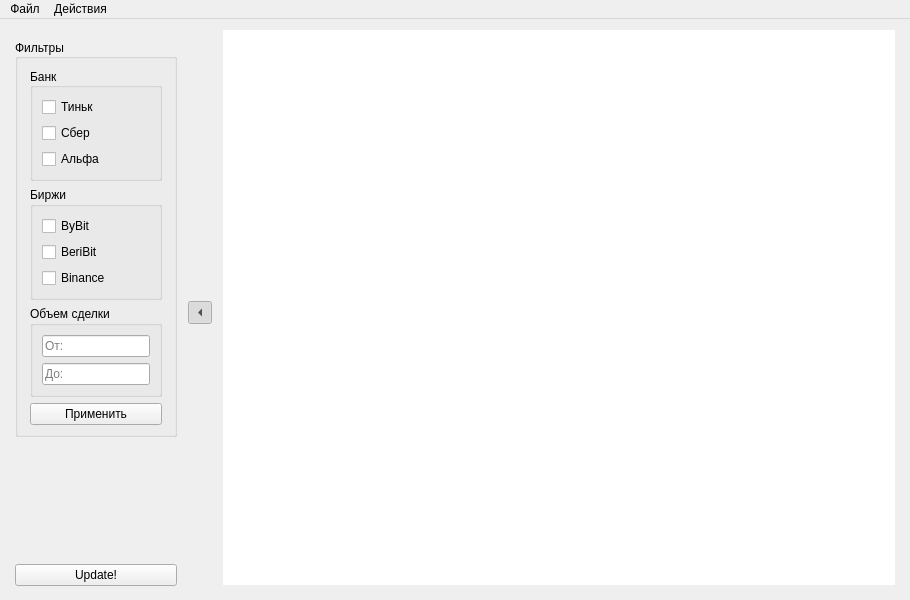
<?xml version="1.0" encoding="UTF-8"?>
<ui version="4.0">
 <class>MainWindow</class>
 <widget class="QMainWindow" name="MainWindow">
  <property name="enabled">
   <bool>true</bool>
  </property>
  <property name="geometry">
   <rect>
    <x>0</x>
    <y>0</y>
    <width>910</width>
    <height>600</height>
   </rect>
  </property>
  <property name="minimumSize">
   <size>
    <width>700</width>
    <height>500</height>
   </size>
  </property>
  <property name="windowTitle">
   <string>p2p-app</string>
  </property>
  <widget class="QWidget" name="centralwidget">
   <property name="enabled">
    <bool>true</bool>
   </property>
   <property name="sizePolicy">
    <sizepolicy hsizetype="Preferred" vsizetype="Preferred">
     <horstretch>0</horstretch>
     <verstretch>0</verstretch>
    </sizepolicy>
   </property>
   <layout class="QVBoxLayout" name="verticalLayout_4">
    <property name="leftMargin">
     <number>0</number>
    </property>
    <property name="topMargin">
     <number>0</number>
    </property>
    <property name="rightMargin">
     <number>0</number>
    </property>
    <property name="bottomMargin">
     <number>0</number>
    </property>
    <item>
     <widget class="QWidget" name="widget_3" native="true">
      <property name="sizePolicy">
       <sizepolicy hsizetype="Preferred" vsizetype="Preferred">
        <horstretch>0</horstretch>
        <verstretch>0</verstretch>
       </sizepolicy>
      </property>
     </widget>
    </item>
    <item>
     <widget class="QWidget" name="widget" native="true">
      <layout class="QHBoxLayout" name="horizontalLayout_4">
       <property name="spacing">
        <number>-1</number>
       </property>
       <property name="leftMargin">
        <number>5</number>
       </property>
       <property name="topMargin">
        <number>5</number>
       </property>
       <property name="rightMargin">
        <number>5</number>
       </property>
       <property name="bottomMargin">
        <number>5</number>
       </property>
       <item>
        <widget class="QWidget" name="widget_2" native="true">
         <property name="sizePolicy">
          <sizepolicy hsizetype="Fixed" vsizetype="Expanding">
           <horstretch>0</horstretch>
           <verstretch>0</verstretch>
          </sizepolicy>
         </property>
         <property name="maximumSize">
          <size>
           <width>190</width>
           <height>16777215</height>
          </size>
         </property>
         <layout class="QVBoxLayout" name="verticalLayout">
          <property name="leftMargin">
           <number>10</number>
          </property>
          <property name="rightMargin">
           <number>5</number>
          </property>
          <item>
           <widget class="QGroupBox" name="groupBox">
            <property name="sizePolicy">
             <sizepolicy hsizetype="Preferred" vsizetype="Preferred">
              <horstretch>0</horstretch>
              <verstretch>0</verstretch>
             </sizepolicy>
            </property>
            <property name="minimumSize">
             <size>
              <width>0</width>
              <height>0</height>
             </size>
            </property>
            <property name="layoutDirection">
             <enum>Qt::LeftToRight</enum>
            </property>
            <property name="title">
             <string>Фильтры</string>
            </property>
            <property name="alignment">
             <set>Qt::AlignLeading|Qt::AlignLeft|Qt::AlignVCenter</set>
            </property>
            <property name="flat">
             <bool>false</bool>
            </property>
            <property name="checkable">
             <bool>false</bool>
            </property>
            <layout class="QVBoxLayout" name="verticalLayout_5">
             <property name="leftMargin">
              <number>12</number>
             </property>
             <property name="rightMargin">
              <number>12</number>
             </property>
             <item>
              <widget class="QGroupBox" name="groupBox_2">
               <property name="sizePolicy">
                <sizepolicy hsizetype="Preferred" vsizetype="Maximum">
                 <horstretch>0</horstretch>
                 <verstretch>0</verstretch>
                </sizepolicy>
               </property>
               <property name="title">
                <string>Банк</string>
               </property>
               <property name="alignment">
                <set>Qt::AlignLeading|Qt::AlignLeft|Qt::AlignVCenter</set>
               </property>
               <layout class="QVBoxLayout" name="verticalLayout_6">
                <item>
                 <widget class="QCheckBox" name="checkBox">
                  <property name="text">
                   <string>Тиньк</string>
                  </property>
                 </widget>
                </item>
                <item>
                 <widget class="QCheckBox" name="checkBox_2">
                  <property name="text">
                   <string>Сбер</string>
                  </property>
                 </widget>
                </item>
                <item>
                 <widget class="QCheckBox" name="checkBox_3">
                  <property name="text">
                   <string>Альфа</string>
                  </property>
                 </widget>
                </item>
               </layout>
              </widget>
             </item>
             <item>
              <widget class="QGroupBox" name="groupBox_3">
               <property name="title">
                <string>Биржи</string>
               </property>
               <layout class="QVBoxLayout" name="verticalLayout_9">
                <item>
                 <widget class="QCheckBox" name="checkBox_4">
                  <property name="text">
                   <string>ByBit</string>
                  </property>
                 </widget>
                </item>
                <item>
                 <widget class="QCheckBox" name="checkBox_5">
                  <property name="text">
                   <string>BeriBit</string>
                  </property>
                 </widget>
                </item>
                <item>
                 <widget class="QCheckBox" name="checkBox_6">
                  <property name="text">
                   <string>Binance</string>
                  </property>
                 </widget>
                </item>
               </layout>
              </widget>
             </item>
             <item>
              <widget class="QGroupBox" name="groupBox_4">
               <property name="title">
                <string>Объем сделки</string>
               </property>
               <layout class="QVBoxLayout" name="verticalLayout_10">
                <item>
                 <widget class="QLineEdit" name="lineEdit">
                  <property name="sizePolicy">
                   <sizepolicy hsizetype="Maximum" vsizetype="Fixed">
                    <horstretch>0</horstretch>
                    <verstretch>0</verstretch>
                   </sizepolicy>
                  </property>
                  <property name="whatsThis">
                   <string/>
                  </property>
                  <property name="text">
                   <string/>
                  </property>
                  <property name="placeholderText">
                   <string>От:</string>
                  </property>
                 </widget>
                </item>
                <item>
                 <widget class="QLineEdit" name="lineEdit_2">
                  <property name="sizePolicy">
                   <sizepolicy hsizetype="Maximum" vsizetype="Fixed">
                    <horstretch>0</horstretch>
                    <verstretch>0</verstretch>
                   </sizepolicy>
                  </property>
                  <property name="placeholderText">
                   <string>До:</string>
                  </property>
                 </widget>
                </item>
               </layout>
              </widget>
             </item>
             <item>
              <widget class="QPushButton" name="pushButton">
               <property name="text">
                <string>Применить</string>
               </property>
              </widget>
             </item>
            </layout>
           </widget>
          </item>
          <item>
           <spacer name="verticalSpacer_2">
            <property name="orientation">
             <enum>Qt::Vertical</enum>
            </property>
            <property name="sizeHint" stdset="0">
             <size>
              <width>20</width>
              <height>40</height>
             </size>
            </property>
           </spacer>
          </item>
          <item>
           <widget class="QPushButton" name="pushButton_2">
            <property name="text">
             <string>Update!</string>
            </property>
           </widget>
          </item>
         </layout>
        </widget>
       </item>
       <item>
        <widget class="QToolButton" name="toolButton">
         <property name="enabled">
          <bool>true</bool>
         </property>
         <property name="text">
          <string>...</string>
         </property>
         <property name="checkable">
          <bool>true</bool>
         </property>
         <property name="checked">
          <bool>true</bool>
         </property>
         <property name="arrowType">
          <enum>Qt::LeftArrow</enum>
         </property>
        </widget>
       </item>
       <item>
        <widget class="QScrollArea" name="scrollArea">
         <property name="frameShape">
          <enum>QFrame::NoFrame</enum>
         </property>
         <property name="verticalScrollBarPolicy">
          <enum>Qt::ScrollBarAlwaysOff</enum>
         </property>
         <property name="horizontalScrollBarPolicy">
          <enum>Qt::ScrollBarAlwaysOff</enum>
         </property>
         <property name="sizeAdjustPolicy">
          <enum>QAbstractScrollArea::AdjustToContents</enum>
         </property>
         <property name="widgetResizable">
          <bool>true</bool>
         </property>
         <widget class="QWidget" name="scrollAreaWidgetContents">
          <property name="geometry">
           <rect>
            <x>0</x>
            <y>0</y>
            <width>664</width>
            <height>546</height>
           </rect>
          </property>
          <layout class="QHBoxLayout" name="horizontalLayout_2">
           <property name="leftMargin">
            <number>0</number>
           </property>
           <property name="topMargin">
            <number>0</number>
           </property>
           <property name="rightMargin">
            <number>0</number>
           </property>
           <property name="bottomMargin">
            <number>0</number>
           </property>
           <item>
            <widget class="QWidget" name="verticalWidget" native="true">
             <layout class="QVBoxLayout" name="verticalLayout_8">
              <property name="leftMargin">
               <number>5</number>
              </property>
              <property name="topMargin">
               <number>0</number>
              </property>
              <property name="rightMargin">
               <number>10</number>
              </property>
              <property name="bottomMargin">
               <number>10</number>
              </property>
              <item>
               <widget class="QTableWidget" name="tableWidget">
                <property name="sizePolicy">
                 <sizepolicy hsizetype="Preferred" vsizetype="Preferred">
                  <horstretch>0</horstretch>
                  <verstretch>2</verstretch>
                 </sizepolicy>
                </property>
                <property name="frameShape">
                 <enum>QFrame::NoFrame</enum>
                </property>
                <property name="frameShadow">
                 <enum>QFrame::Plain</enum>
                </property>
                <property name="verticalScrollBarPolicy">
                 <enum>Qt::ScrollBarAlwaysOff</enum>
                </property>
                <property name="horizontalScrollBarPolicy">
                 <enum>Qt::ScrollBarAlwaysOff</enum>
                </property>
                <property name="editTriggers">
                 <set>QAbstractItemView::NoEditTriggers</set>
                </property>
                <property name="tabKeyNavigation">
                 <bool>false</bool>
                </property>
                <property name="showDropIndicator" stdset="0">
                 <bool>false</bool>
                </property>
                <property name="dragDropOverwriteMode">
                 <bool>false</bool>
                </property>
                <property name="alternatingRowColors">
                 <bool>false</bool>
                </property>
                <property name="selectionMode">
                 <enum>QAbstractItemView::SingleSelection</enum>
                </property>
                <property name="selectionBehavior">
                 <enum>QAbstractItemView::SelectRows</enum>
                </property>
                <property name="sortingEnabled">
                 <bool>false</bool>
                </property>
                <property name="wordWrap">
                 <bool>false</bool>
                </property>
                <property name="cornerButtonEnabled">
                 <bool>false</bool>
                </property>
                <attribute name="horizontalHeaderCascadingSectionResizes">
                 <bool>true</bool>
                </attribute>
               </widget>
              </item>
              <item>
               <spacer name="verticalSpacer">
                <property name="orientation">
                 <enum>Qt::Vertical</enum>
                </property>
                <property name="sizeHint" stdset="0">
                 <size>
                  <width>20</width>
                  <height>0</height>
                 </size>
                </property>
               </spacer>
              </item>
             </layout>
            </widget>
           </item>
          </layout>
         </widget>
        </widget>
       </item>
      </layout>
     </widget>
    </item>
   </layout>
  </widget>
  <widget class="QMenuBar" name="menubar">
   <property name="geometry">
    <rect>
     <x>0</x>
     <y>0</y>
     <width>910</width>
     <height>24</height>
    </rect>
   </property>
   <widget class="QMenu" name="menu">
    <property name="title">
     <string>Файл</string>
    </property>
    <addaction name="action_6"/>
   </widget>
   <widget class="QMenu" name="menu_3">
    <property name="title">
     <string>Действия</string>
    </property>
    <addaction name="action_4"/>
   </widget>
   <addaction name="menu"/>
   <addaction name="menu_3"/>
  </widget>
  <action name="action_7">
   <property name="text">
    <string>вооыв</string>
   </property>
  </action>
  <action name="action_4">
   <property name="text">
    <string>Отменить</string>
   </property>
  </action>
  <action name="action_6">
   <property name="text">
    <string>Сохранить</string>
   </property>
  </action>
 </widget>
 <resources/>
 <connections/>
</ui>
